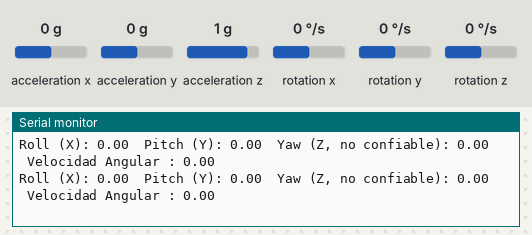
Bench run of a sketch on a simulated ESP32. Parts: the last lines printed to the serial monitor. The test bench sets the inputs (shaded band); at power-on: acceleration x 0 g, acceleration y 0 g, acceleration z 1 g, rotation z 0 °/s, rotation x 0 °/s, rotation y 0 °/s.

Above: at 3.2 s.
3.3 s: acceleration x set to -1.4 g
At 3.33 s:
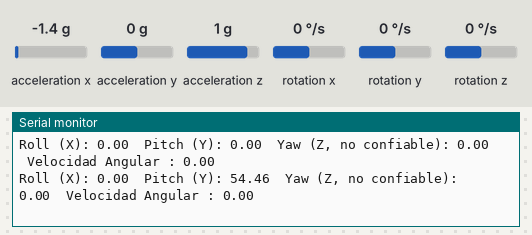
4.8 s: acceleration x set to 0 g
At 4.86 s:
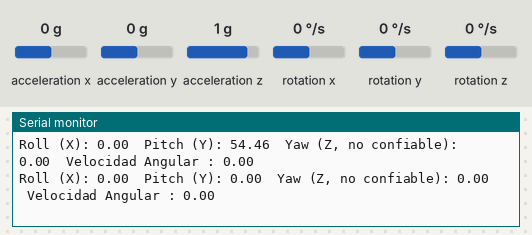
7.8 s: acceleration y set to -1.4 g
At 7.91 s:
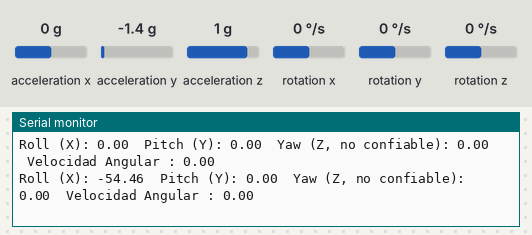
9.3 s: acceleration z set to -1.4 g
At 9.33 s:
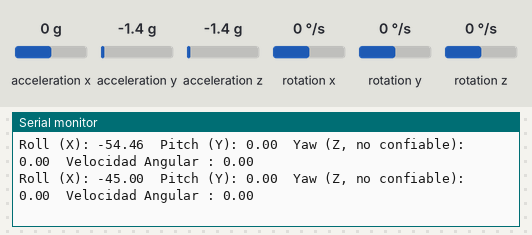
10.8 s: rotation z set to -192 °/s
At 10.85 s:
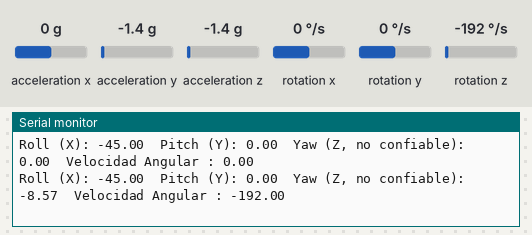
Timing chart, 0 to 13.3 s (numbered marks = the images above; inputs shaded):
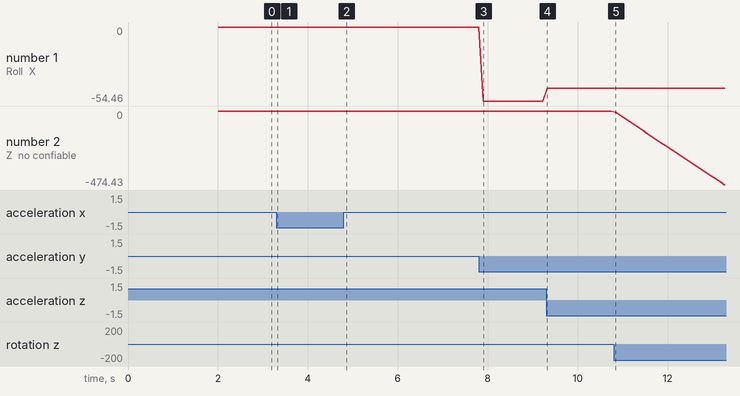

Measured:
- after the input at 3.3 s, the serial monitor: prints a new line at once (image 1)
- after the input at 7.8 s, the serial monitor: prints a new line after 0.10 s (image 3)
- after the input at 9.3 s, the serial monitor: prints a new line at once (image 4)
- after the input at 10.8 s, the serial monitor: prints a new line at once (image 5)
- plotted number 1: 0 → -54.46 after the input at 7.8 s, -54.46 → -45 after the input at 9.3 s
- plotted number 2: 0 → -474.43 after the input at 10.8 s

The sketch:

test_mpu6050_2.ino
```cpp
/*
  Prueba básica de MPU6050 con la librería MPU6050_light en ESP32.

  Antes de subir este código:
  1. Instalá la librería "MPU6050_light" desde el Gestor de Librerías
     del Arduino IDE (Herramientas -> Administrar bibliotecas -> buscar "MPU6050_light" de rfetick).
  2. Conexiones típicas ESP32 <-> MPU6050:
       VCC  -> 3.3V
       GND  -> GND
       SDA  -> GPIO21
       SCL  -> GPIO22
  3. Dejá el sensor quieto y nivelado durante el arranque (calibración de offsets).
*/

#include <Wire.h>
#include <MPU6050_light.h>

MPU6050 mpu(Wire);

unsigned long ultimoPrint = 0;
const unsigned long intervaloPrint = 100; // ms entre impresiones (10 Hz, suficiente para ver en el monitor)

void setup() {
  Serial.begin(115200);
  while (!Serial) { delay(10); }

  Wire.begin(21, 22); // SDA, SCL (ajustá si usaste otros pines)

  Serial.println("Inicializando MPU6050...");
  // gyroConfig=0 -> rango +-250 grados/s (maxima sensibilidad de giro)
  // accConfig=0  -> rango +-2g (maxima sensibilidad de acelerometro)
  byte status = mpu.begin(0, 0);
  Serial.print("Estado de conexion MPU6050 (0 = OK): ");
  Serial.println(status);

  while (status != 0) {
    // Si falla, revisá cableado y dirección I2C (0x68 por defecto)
    delay(500);
  }

  Serial.println("No muevas el sensor, calculando offsets...");
  delay(1000);
  mpu.calcOffsets(true, true); // calibra giroscopio y acelerómetro en reposo
  Serial.println("Listo! Offsets calculados.");
}

void loop() {
  mpu.update();

  if (millis() - ultimoPrint > intervaloPrint) { //delay sin interrupciones
    ultimoPrint = millis();

    Serial.print("Roll (X): ");
    Serial.print(mpu.getAngleX());
    Serial.print("\tPitch (Y): ");
    Serial.print(mpu.getAngleY());
    Serial.print("\tYaw (Z, no confiable): ");
    Serial.print(mpu.getAngleZ());
    Serial.print ("\tVelocidad Angular : " );
    Serial.println(mpu.getGyroZ());
  }
}
```
